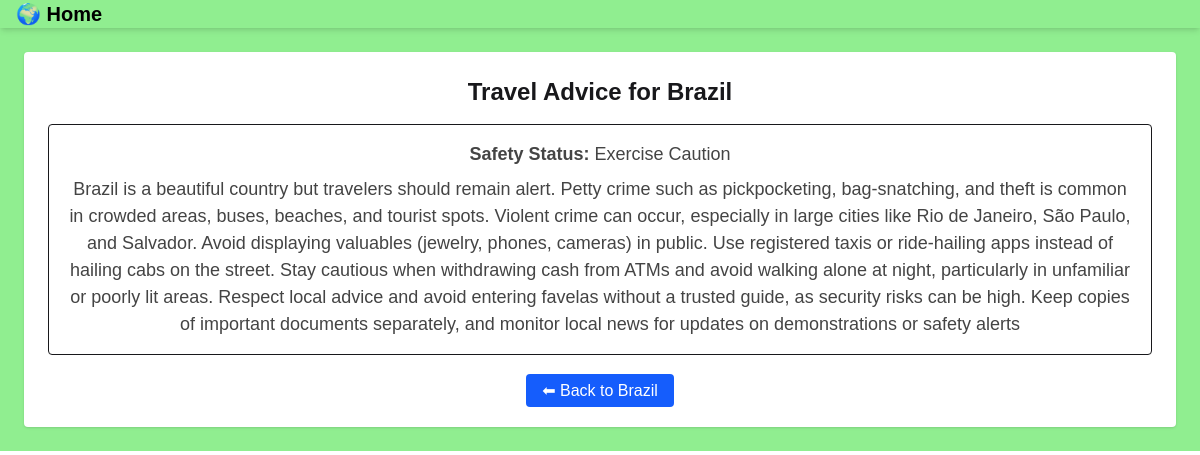
The page /pages/2/travel-advice/ on the database its author committed.
### pages/models.py (models this page shows, shortened)
class Page(models.Model):
    COUNTRY_CHOICES = [
        ('gl', 'Gilgit'),
        ('hz', 'Hunza'),
        ('sk', 'Skardu'),
        ('st', 'Swat Valley'),
        ('ak', 'Azad Kashmir'),
    ]
    name = models.CharField(max_length=200)
    image = models.ImageField(upload_to='pages/')
    country = models.CharField(max_length=2, choices=COUNTRY_CHOICES)  # renamed from 'type'
    description = models.TextField(blank=True, null=True)

class TravelGuideline(models.Model):
    page = models.OneToOneField(
        Page,
        on_delete=models.CASCADE,
        related_name="guideline"
    )
    safety_level = models.CharField(max_length=50, choices=[
        ("Safe", "Safe"),
        ("Exercise Caution", "Exercise Caution"),
        ("Not Safe", "Not Safe"),
    ])
    advice = models.TextField()

### pages/views.py (the view)
# urls.py: path('<int:page_id>/travel-advice/', views.travel_advice, name='travel_advice'),
def travel_advice(request, page_id):
    page = get_object_or_404(Page, pk=page_id)
    guideline = getattr(page, "guideline", None)
    return render(request, "pages/page_travel_advice.html", {
        "page": page,
        "guideline": guideline,
    })

### pages/templates/pages/page_travel_advice.html (shortened to what this page needs)
{% extends "layout.html" %}
{% block content %}
<div class="max-w-2xl mx-auto bg-white rounded shadow p-6">
    <h2 class="text-2xl font-bold text-center mb-4">
        Travel Advice for {{ page.name }}
    </h2>
    {% if guideline %}
        <div class="bg-green-50 border border-green-300 rounded p-4">
            <p><strong>Safety Status:</strong> {{ guideline.safety_level  }}</p>
            <p class="mt-2">{{ guideline.advice  }}</p>
        </div>
    {% else %}
        <p class="text-gray-500"><em>No travel advice available yet.</em></p>
    {% endif %}
    <div class="mt-6 text-center">
        <a href="{% url 'page_detail' page.id %}"
           class="px-4 py-2 bg-blue-600 text-white rounded hover:bg-blue-700">
            ⬅ Back to {{ page.name }}
        </a>
    </div>
</div>
{% endblock %}

### static/style.css (style rules this page uses)
body { font-family: Arial, sans-serif; background-color: lightgreen; margin: 0; padding: 0; text-align: center; }
p { color: #444; font-size: 18px; }

### rows shown on the page
Page: name "Brazil"
TravelGuideline: safety_level "Exercise Caution", advice "Brazil is a beautiful country but travelers should remain alert. Petty crime such as pickpocketing, bag-snatching, and theft is common in crowded areas, buses, beaches, and tourist spots. Violent crime can occur, especially in large cities like Rio de Janeiro, São Paulo, and Salvador. Avoid displaying valuables (jewelry, phones, cameras) in public. Use registered taxis or ride-hailing apps instead of hailing cabs on the street. Stay cautious when withdrawing cash from ATMs and avoid walking alone at night, particularly in unfamiliar or poorly lit areas. Respect local advice and avoid entering favelas without a trusted guide, as security risks can be high. Keep copies of important documents…"
